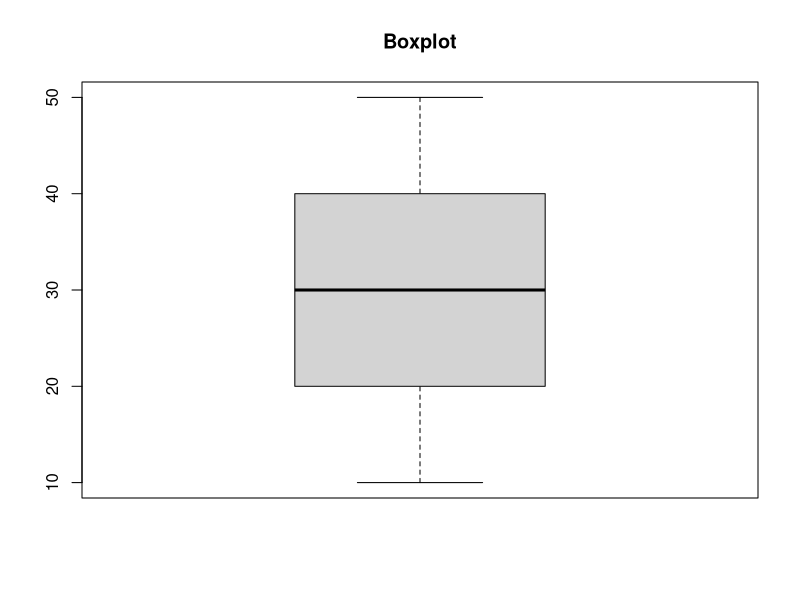
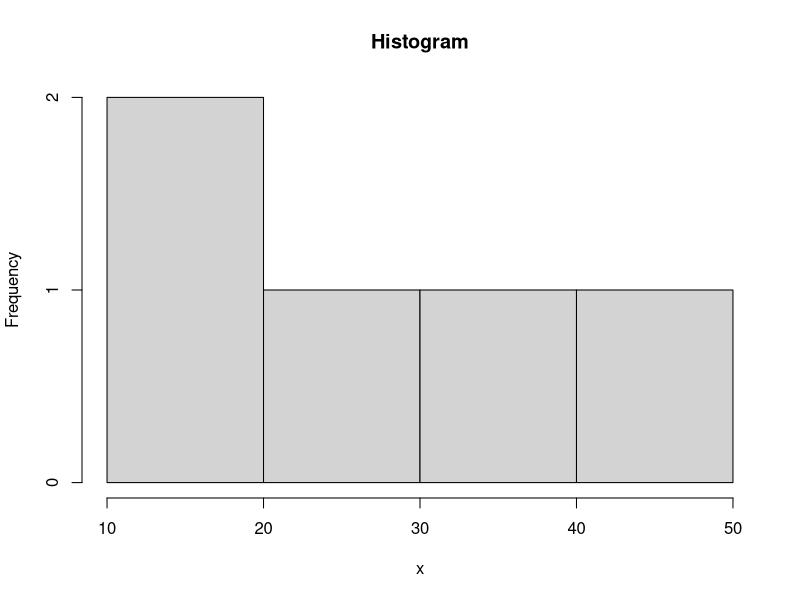
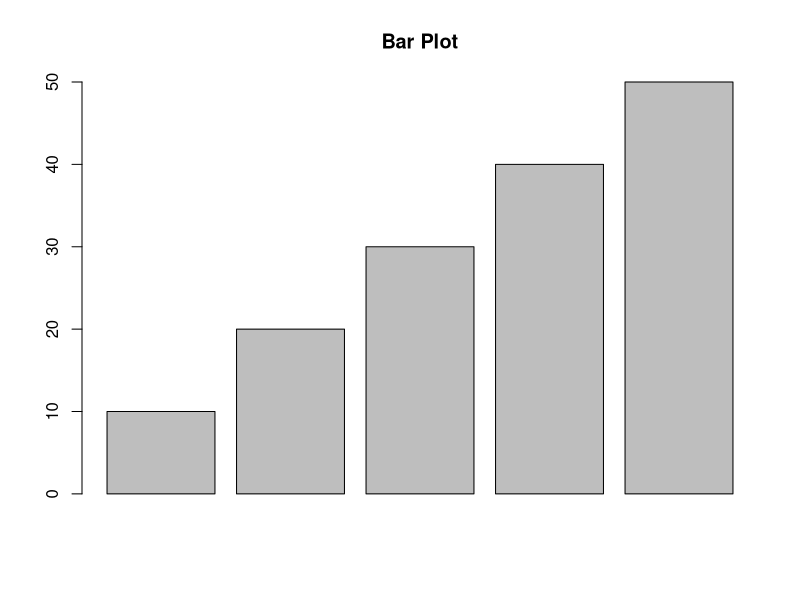
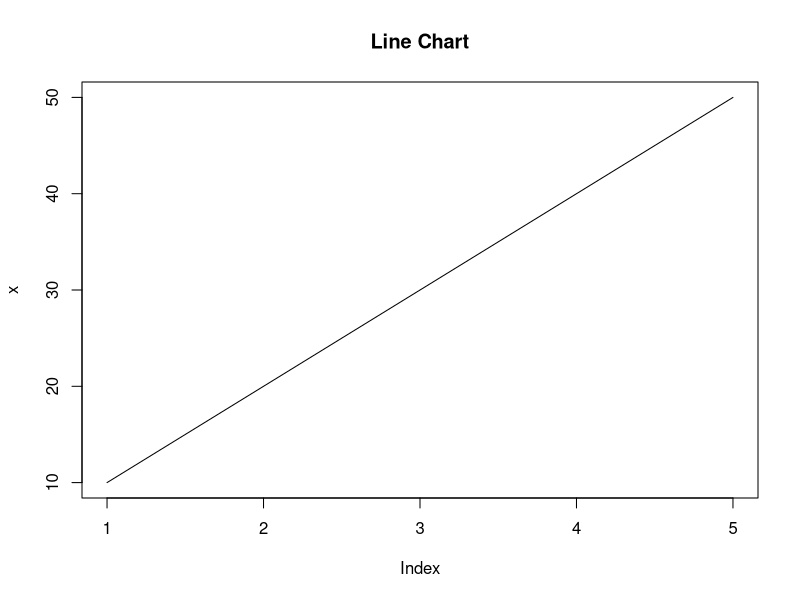
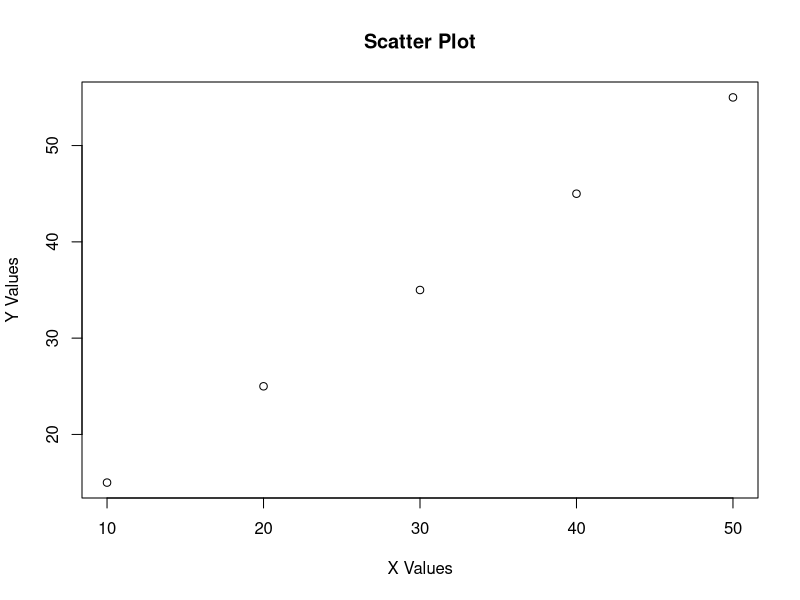

Recreate these plots in R, in order.
x <- c(10,20,30,40,50)
y <- c(15,25,35,45,55)

# Boxplot
boxplot(x,main="Boxplot")

# Histogram
hist(x,main="Histogram")

# Bar Plot
barplot(x,main="Bar Plot")

# Line Chart
plot(x,type="l",main="Line Chart")

# Scatter Plot
plot(
  x,y,
  main="Scatter Plot",
  xlab="X Values",
  ylab="Y Values"
)
